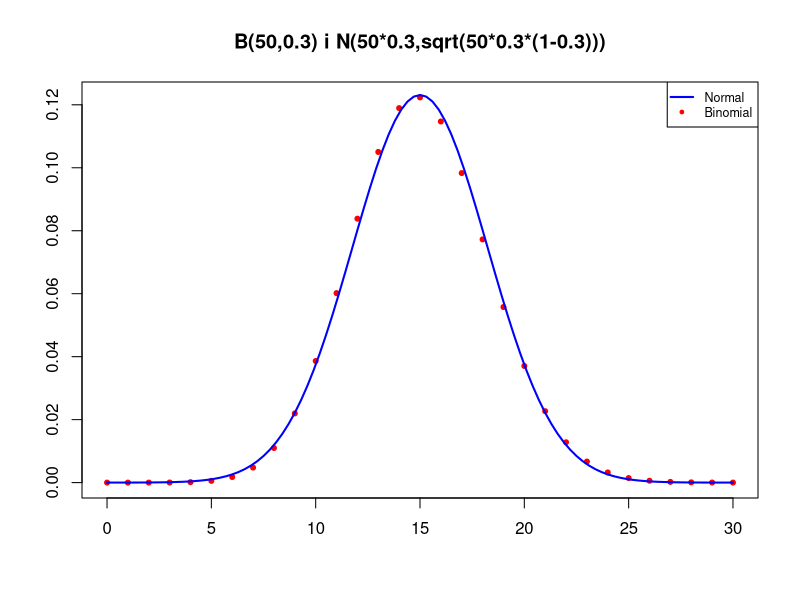

Recreate this plot in R. (Note: this script raises an error after producing the figure.)
y=0:30
plot(y,dbinom(y,50,0.3),pch=20,xlab="",ylab="", col="red",
     main="B(50,0.3) i N(50*0.3,sqrt(50*0.3*(1-0.3)))")
curve(dnorm(x,50*0.3,sqrt(50*0.3*(1-0.3))),col="blue",add=TRUE,lwd=2)
legend("topright",legend=c("Normal","Binomial"),col=c("blue","red"),
       pch=c(NA,20), lty=c("solid",NA),lwd=c(2,1),cex=0.75)



Child=1:25
CU=round(x)
DS=round(x)
TC=data.frame(Child,CU,DS)
write.table(TC,"trignadons.txt",row.names = FALSE)

set.seed(1000)
x=exp(rnorm(25,log(100),log(1.2)))
c(mean(x),sd(x))
qqPlot(x)


y=x